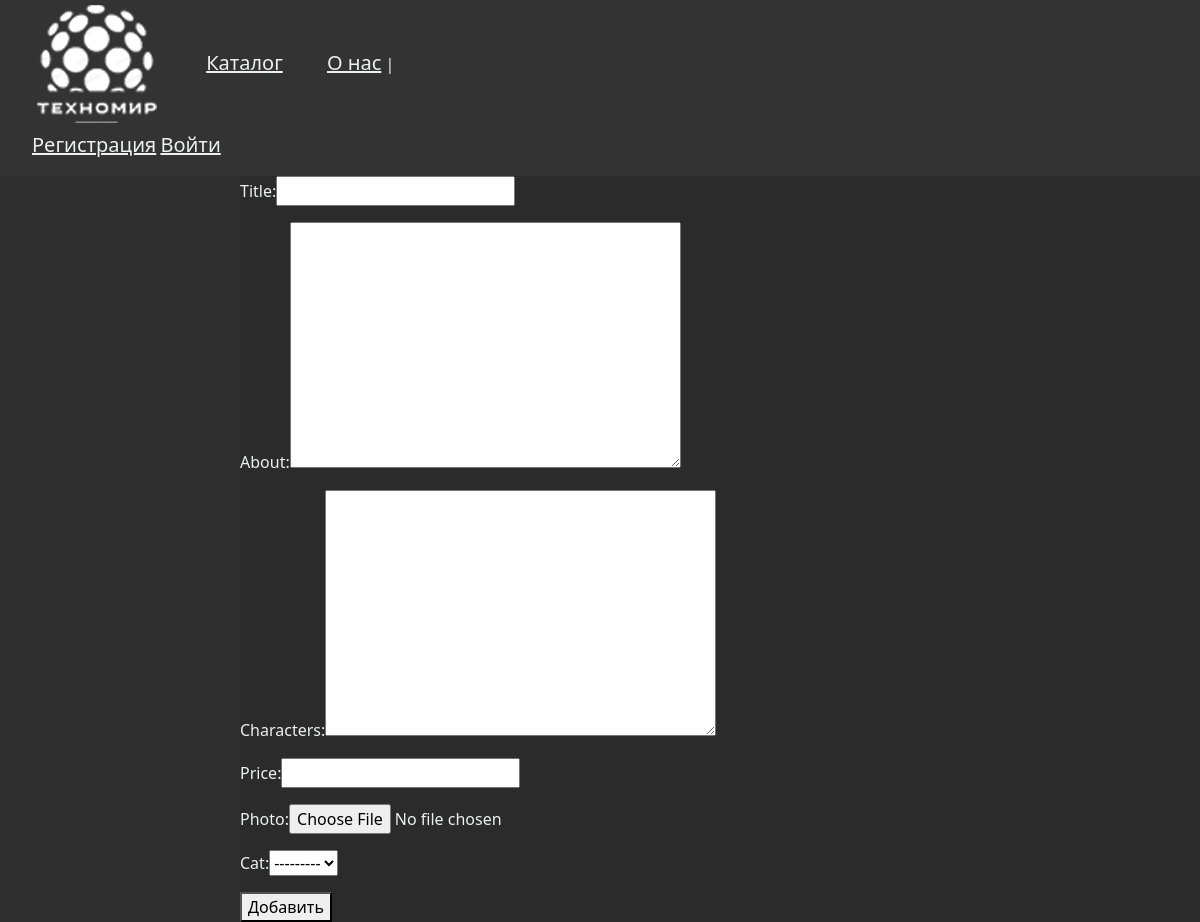
The app's page /addUnit/, older data.
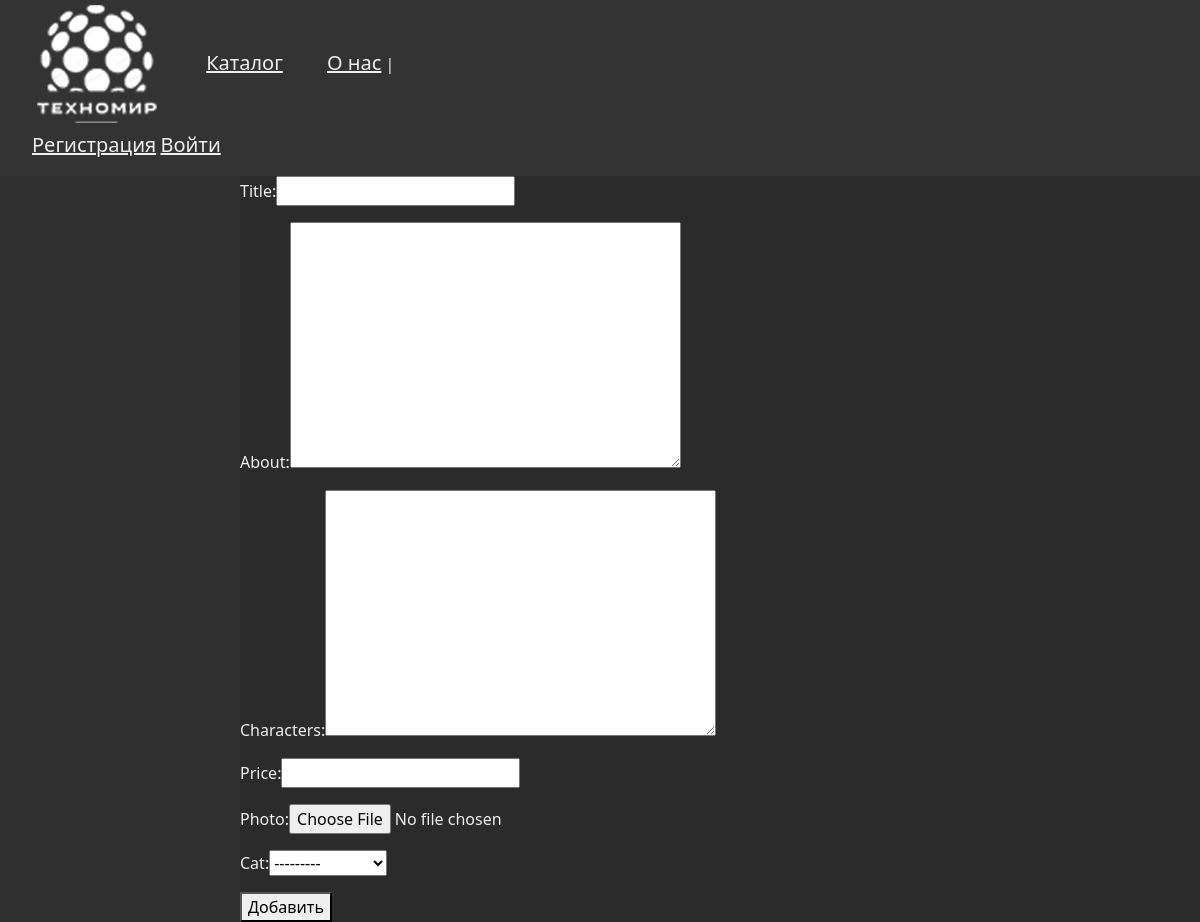
The same page, newer data.
### techMarket/models.py (models this page shows)
class Category(models.Model):
    cat = models.CharField(max_length=20000)
    group = models.ForeignKey('Group',on_delete=models.CASCADE)
    def __str__(self):
        return self.cat

### techMarket/views.py (the view)
# urls.py: path('addUnit/',views.AddUnit,name='addunit'),
def AddUnit(request):
    if request.method == 'POST':
        form = UnitForm(request.POST, request.FILES)
        if form.is_valid():
            form.save()
            return redirect('techMarket:index')
    else:
        form = UnitForm()
    return render(request, 'techMarket/addUnit.html', {'form': form})

### techMarket/forms.py
class UnitForm(forms.ModelForm):
    class Meta:
        model = Unit
        fields = ['title','about','characters','price','photo','cat']
        widjets = {
            'title': forms.TextInput(attrs={'class': 'form-input'}),
            'about': forms.Textarea(attrs={'class': 'form-input'}),
            'characters': forms.Textarea(attrs={'class': 'form-input'}),
        }

### techMarket/templates/techMarket/addUnit.html (shortened to what this page needs)
{% extends 'base.html' %}
{%load static%}
{% block content %}
<form class='add' action="{% url 'techMarket:addunit'%}" method="post" enctype="multipart/form-data">
    {% for f in form%}
        <p><label class="form_label" for="{{f.id_for_label}}">{{f.label}}: </label>{{f}}</p>
    {%endfor%}
    <button type="submit">Добавить</button>
</form>
{% endblock %}

Row changes from the older to the newer data that the page shows:
added Category: form "---------"
